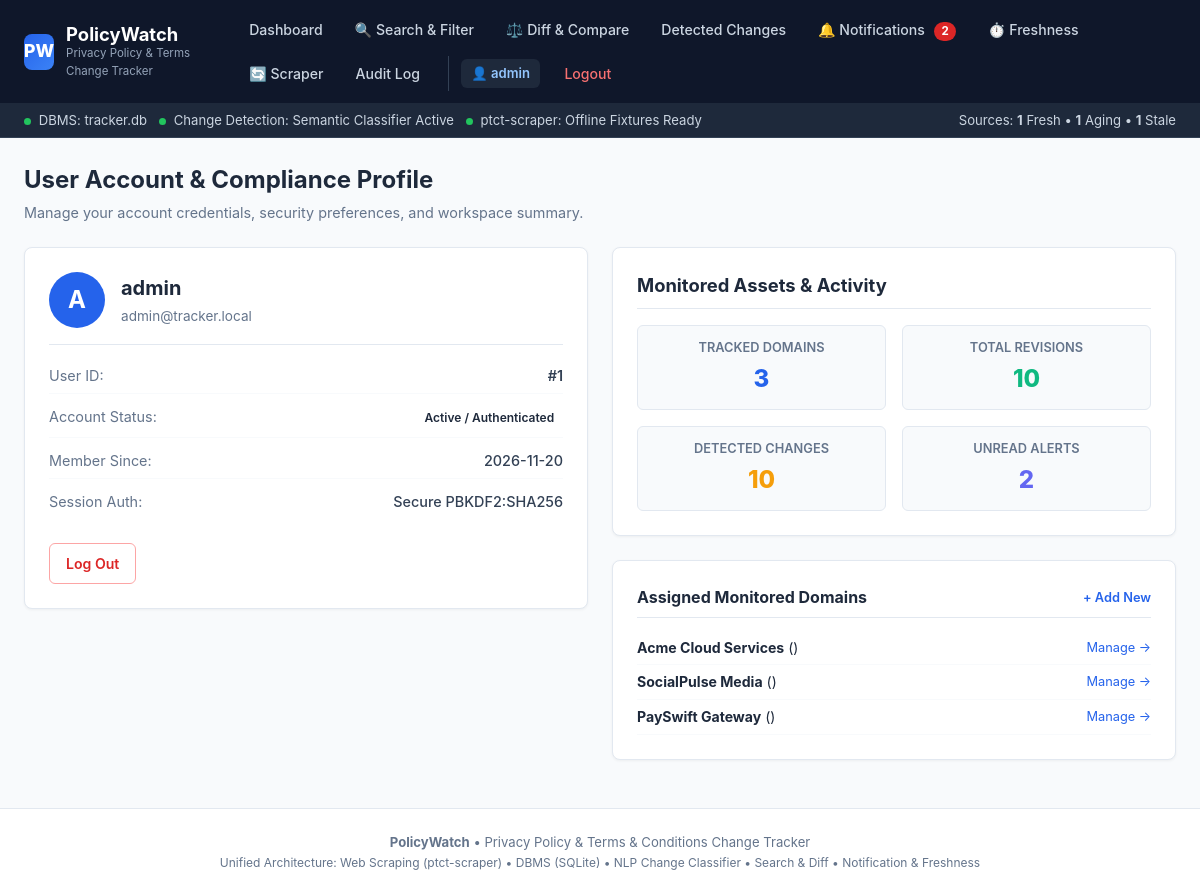
Screenshot of /profile (signed in) with the database file from the repository.
### tables this page shows
CREATE TABLE Users (
    user_id INTEGER PRIMARY KEY AUTOINCREMENT,
    username TEXT NOT NULL UNIQUE COLLATE NOCASE,
    email TEXT NOT NULL UNIQUE COLLATE NOCASE,
    password TEXT NOT NULL,
    created_at TIMESTAMP DEFAULT CURRENT_TIMESTAMP
);

CREATE TABLE Websites (
    website_id INTEGER PRIMARY KEY AUTOINCREMENT,
    user_id INTEGER NOT NULL,
    website_name TEXT NOT NULL,
    website_url TEXT NOT NULL,
    created_at TIMESTAMP DEFAULT CURRENT_TIMESTAMP,
    FOREIGN KEY (user_id) REFERENCES Users(user_id) ON DELETE CASCADE
);

### models/app.py (the view)
@app.route('/profile')
@login_required
def profile():
    user_id = session['user_id']
    user = db.get_user_by_id(user_id)
    stats = db.get_dashboard_stats(user_id)
    websites = db.get_websites_by_user(user_id)
    return render_template('profile.html', user=user, stats=stats, websites=websites)

### models/app.py (called while the page is built)
def login_required(view_func):
    @wraps(view_func)
    def wrapped_view(**kwargs):
        if 'user_id' not in session:
            flash("Please log in to access this page.", "error")
            return redirect(url_for('login', next=request.url))
        return view_func(**kwargs)
    return wrapped_view

@app.context_processor
def inject_global_data():
    user = None
    unread_count = 0
    freshness_summary = {'total': 0, 'fresh': 0, 'aging': 0, 'stale': 0, 'never_checked': 0}
    if 'user_id' in session:
        user = db.get_user_by_id(session['user_id'])
        if user:
            unread_count = db.get_unread_notifications_count(user['user_id'])
            freshness_summary = db.get_freshness_summary(user['user_id'])
    return {
        'current_user': user,
        'unread_notifications_count': unread_count,
        'freshness_summary': freshness_summary,
        'active_path': request.path
    }

### models/database.py (called while the page is built)
def get_db():
    if has_app_context():
        if 'db' not in g:
            g.db = sqlite3.connect(DATABASE_FILE)
            g.db.row_factory = sqlite3.Row
            g.db.execute("PRAGMA foreign_keys = ON;")
            ensure_schema_upgrades(g.db)
        return g.db
    else:
        conn = sqlite3.connect(DATABASE_FILE)
        conn.row_factory = sqlite3.Row
        conn.execute("PRAGMA foreign_keys = ON;")
        ensure_schema_upgrades(conn)
        return conn

def query_db(query, args=(), one=False):
    cur = get_db().execute(query, args)
    rv = cur.fetchall()
    cur.close()
    return (rv[0] if rv else None) if one else rv

def get_user_by_id(user_id):
    query = "SELECT * FROM Users WHERE user_id = ?;"
    return query_db(query, (user_id,), one=True)

def get_unread_notifications_count(user_id):
    query = """
        SELECT COUNT(*) AS cnt
        FROM m5_notifications n
        LEFT JOIN Websites w ON n.website_id = w.website_id
        WHERE (w.user_id = ? OR n.website_id IS NULL) AND n.is_read = 0;
    """
    row = query_db(query, (user_id,), one=True)
    return row['cnt'] if row else 0

def get_freshness_summary(user_id=None):
    all_fresh = get_all_source_freshness(user_id)
    summary = {'total': len(all_fresh), 'fresh': 0, 'aging': 0, 'stale': 0, 'never_checked': 0}
    for item in all_fresh:
        f = item.get('freshness', 'never_checked')
        summary[f] = summary.get(f, 0) + 1
    return summary

### templates/profile.html (shortened to what this page needs)
{% extends 'base.html' %}
{% block content %}
<div style="margin-bottom: 1.5rem;">
  <h2 style="margin: 0; font-size: 1.5rem; font-weight: 700; color: #1e293b;">
    User Account &amp; Compliance Profile
  </h2>
  <p style="margin: 0.25rem 0 0 0; color: #64748b; font-size: 0.9rem;">
    Manage your account credentials, security preferences, and workspace summary.
  </p>
</div>
<div style="display: grid; grid-template-columns: 1fr 1fr; gap: 1.5rem; align-items: start;">
  <div class="card">
    <div style="display: flex; align-items: center; gap: 1rem; margin-bottom: 1.25rem; border-bottom: 1px solid #e2e8f0; padding-bottom: 1rem;">
      <div style="width: 56px; height: 56px; border-radius: 50%; background: #2563eb; color: white; display: flex; align-items: center; justify-content: center; font-size: 1.5rem; font-weight: 700;">
        {{ user.username[:1] | upper }}
      </div>
      <div>
        <h3 style="margin: 0; font-size: 1.25rem; font-weight: 700; color: #1e293b;">
          {{ user.username }}
        </h3>
        <span style="font-size: 0.85rem; color: #64748b;">
          {{ user.email }}
        </span>
      </div>
    </div>
    <div style="display: flex; flex-direction: column; gap: 0.75rem; font-size: 0.9rem;">
      <div style="display: flex; justify-content: space-between; border-bottom: 1px solid #f8fafc; padding-bottom: 0.4rem;">
        <span style="color: #64748b;">User ID:</span>
        <span style="font-weight: 600; color: #334155;">#{{ user.user_id }}</span>
      </div>
      <div style="display: flex; justify-content: space-between; border-bottom: 1px solid #f8fafc; padding-bottom: 0.4rem;">
        <span style="color: #64748b;">Account Status:</span>
        <span class="badge badge-confirmed">Active / Authenticated</span>
      </div>
      <div style="display: flex; justify-content: space-between; border-bottom: 1px solid #f8fafc; padding-bottom: 0.4rem;">
        <span style="color: #64748b;">Member Since:</span>
        <span style="font-weight: 500; color: #334155;">{{ user.created_at[:10] if user.created_at else 'Active' }}</span>
      </div>
      <div style="display: flex; justify-content: space-between; padding-bottom: 0.4rem;">
        <span style="color: #64748b;">Session Auth:</span>
        <span style="font-weight: 500; color: #334155;">Secure PBKDF2:SHA256</span>
      </div>
    </div>
    <div style="margin-top: 1.5rem; display: flex; gap: 0.5rem;">
      <a href="{{ url_for('logout') }}" class="btn btn-outline" style="color: #dc2626; border-color: #fca5a5;">
        Log Out
      </a>
    </div>
  </div>
  <div>
    <div class="card" style="margin-bottom: 1.5rem;">
      <h3 style="margin-top: 0; font-size: 1.15rem; font-weight: 700; color: #1e293b; border-bottom: 1px solid #e2e8f0; padding-bottom: 0.5rem;">
        Monitored Assets &amp; Activity
      </h3>
      <div style="display: grid; grid-template-columns: 1fr 1fr; gap: 1rem; margin-top: 1rem;">
        <div style="background: #f8fafc; border: 1px solid #e2e8f0; border-radius: 6px; padding: 0.75rem; text-align: center;">
          <div style="font-size: 0.8rem; font-weight: 600; color: #64748b; text-transform: uppercase;">Tracked Domains</div>
          <div style="font-size: 1.5rem; font-weight: 800; color: #2563eb; margin-top: 0.25rem;">{{ stats.total_websites }}</div>
        </div>
        <div style="background: #f8fafc; border: 1px solid #e2e8f0; border-radius: 6px; padding: 0.75rem; text-align: center;">
          <div style="font-size: 0.8rem; font-weight: 600; color: #64748b; text-transform: uppercase;">Total Revisions</div>
          <div style="font-size: 1.5rem; font-weight: 800; color: #10b981; margin-top: 0.25rem;">{{ stats.total_policies + stats.total_terms }}</div>
        </div>
        <div style="background: #f8fafc; border: 1px solid #e2e8f0; border-radius: 6px; padding: 0.75rem; text-align: center;">
          <div style="font-size: 0.8rem; font-weight: 600; color: #64748b; text-transform: uppercase;">Detected Changes</div>
          <div style="font-size: 1.5rem; font-weight: 800; color: #f59e0b; margin-top: 0.25rem;">{{ stats.total_changes }}</div>
        </div>
        <div style="background: #f8fafc; border: 1px solid #e2e8f0; border-radius: 6px; padding: 0.75rem; text-align: center;">
          <div style="font-size: 0.8rem; font-weight: 600; color: #64748b; text-transform: uppercase;">Unread Alerts</div>
          <div style="font-size: 1.5rem; font-weight: 800; color: #6366f1; margin-top: 0.25rem;">{{ stats.unread_notifications }}</div>
        </div>
      </div>
    </div>
    <div class="card">
      <div style="display: flex; justify-content: space-between; align-items: center; border-bottom: 1px solid #e2e8f0; padding-bottom: 0.5rem; margin-bottom: 0.75rem;">
        <h4 style="margin: 0; font-size: 1rem; font-weight: 700; color: #1e293b;">
          Assigned Monitored Domains
        </h4>
        <a href="{{ url_for('add_website') }}" style="font-size: 0.8rem; color: #2563eb; text-decoration: none; font-weight: 600;">
          + Add New
        </a>
      </div>
      {% if websites %}
        <ul style="list-style: none; padding: 0; margin: 0;">
          {% for w in websites %}
            <li style="display: flex; justify-content: space-between; align-items: center; padding: 0.4rem 0; border-bottom: 1px solid #f8fafc; font-size: 0.88rem;">
              <span><strong>{{ w.website_name }}</strong> ({{ w.domain }})</span>
              <a href="{{ url_for('website_details', website_id=w.website_id) }}" style="color: #2563eb; text-decoration: none; font-size: 0.8rem;">
                Manage &rarr;
              </a>
            </li>
          {% endfor %}
        </ul>
      {% else %}
        <p style="font-size: 0.85rem; color: #64748b; margin: 0;">No websites tracked yet under this account.</p>
      {% endif %}
    </div>
  </div>
</div>
{% endblock %}

### templates/base.html (shortened to what this page needs)
<!DOCTYPE html>
<html lang="en">
<head>
</head>
<body>
  <header>
    <div class="header-container">
      <a href="{{ url_for('dashboard' if current_user else 'index') }}" class="brand-link">
        <div class="brand-logo">PW</div>
        <div>
          <div class="brand-title">PolicyWatch</div>
          <div class="brand-subtitle">Privacy Policy &amp; Terms Change Tracker</div>
        </div>
      </a>
      <nav class="nav-links">
        {% if current_user %}
          <a href="{{ url_for('dashboard') }}" class="nav-item {% if request.path == '/dashboard' %}active{% endif %}">
            Dashboard
          </a>
          <a href="{{ url_for('search') }}" class="nav-item {% if request.path == '/search' %}active{% endif %}">
            🔍 Search &amp; Filter
          </a>
          <a href="{{ url_for('compare_versions') }}" class="nav-item {% if '/compare' in request.path %}active{% endif %}">
            ⚖️ Diff &amp; Compare
          </a>
          <a href="{{ url_for('changes_list') }}" class="nav-item {% if request.path == '/changes' %}active{% endif %}">
            Detected Changes
          </a>
          <a href="{{ url_for('notifications_hub') }}" class="nav-item {% if request.path == '/notifications' %}active{% endif %}">
            🔔 Notifications
            {% if unread_notifications_count > 0 %}
              <span class="nav-badge">{{ unread_notifications_count }}</span>
            {% endif %}
          </a>
          <a href="{{ url_for('freshness_monitor') }}" class="nav-item {% if request.path == '/freshness' %}active{% endif %}">
            ⏱️ Freshness
          </a>
          <a href="{{ url_for('scraper_hub') }}" class="nav-item {% if request.path == '/scraper' %}active{% endif %}">
            🔄 Scraper
          </a>
          <a href="{{ url_for('all_history') }}" class="nav-item {% if request.path == '/history' %}active{% endif %}">
            Audit Log
          </a>
          <div class="nav-user">
            <a href="{{ url_for('profile') }}" class="user-tag" title="View Profile">
              👤 {{ current_user.username }}
            </a>
            <a href="{{ url_for('logout') }}" class="nav-item" style="color: #f87171;">Logout</a>
          </div>
        {% else %}
          <a href="{{ url_for('index') }}" class="nav-item {% if request.path == '/' %}active{% endif %}">Home</a>
          <a href="{{ url_for('login') }}" class="nav-item {% if request.path == '/login' %}active{% endif %}">Login</a>
          <a href="{{ url_for('register') }}" class="btn btn-primary btn-sm">Register</a>
        {% endif %}
      </nav>
    </div>
  </header>
  {% if current_user %}
  <div class="subnav">
    <div class="subnav-container">
      <div class="status-indicators">
        <span><span class="status-dot dot-green"></span> DBMS: <code>tracker.db</code></span>
        <span><span class="status-dot dot-green"></span> Change Detection: Semantic Classifier Active</span>
        <span><span class="status-dot dot-green"></span> ptct-scraper: Offline Fixtures Ready</span>
      </div>
      <div>
        <span>Sources: <strong>{{ freshness_summary.fresh }}</strong> Fresh &bull; <strong>{{ freshness_summary.aging }}</strong> Aging &bull; <strong>{{ freshness_summary.stale }}</strong> Stale</span>
      </div>
    </div>
  </div>
  {% endif %}
  <main>
    {% block content %}{% endblock %}
  </main>
  <footer>
    <div style="max-width: 1300px; margin: 0 auto; padding: 0 1.5rem;">
      <strong>PolicyWatch</strong> &bull; Privacy Policy &amp; Terms &amp; Conditions Change Tracker
      <br>
      <span style="font-size: 0.75rem; color: var(--text-muted);">
        Unified Architecture: Web Scraping (ptct-scraper) &bull; DBMS (SQLite) &bull; NLP Change Classifier &bull; Search &amp; Diff &bull; Notification &amp; Freshness
      </span>
    </div>
  </footer>
</body>
</html>

### templates/base.html (style rules this page uses)
:root { --primary: #2563eb; --primary-hover: #1d4ed8; --primary-light: #eff6ff; --secondary: #0f172a; --bg: #f8fafc; --card-bg: #ffffff; --border: #e2e8f0; --text: #1e293b; --text-muted: #64748b; --success: #16a34a; --success-bg: #f0fdf4; --warning: #d97706; --warning-bg: #fffbeb; --danger: #dc2626; --danger-bg: #fef2f2; --radius: 8px; }
* { box-sizing: border-box; margin: 0; padding: 0; font-family: -apple-system, BlinkMacSystemFont, "Segoe UI", Roboto, Helvetica, Arial, sans-serif; }
body { background-color: var(--bg); color: var(--text); line-height: 1.5; min-height: 100vh; display: flex; flex-direction: column; }
header { background: #0f172a; color: white; border-bottom: 1px solid #1e293b; position: sticky; top: 0; z-index: 100; }
.header-container { max-width: 1300px; margin: 0 auto; padding: 0.75rem 1.5rem; display: flex; justify-content: space-between; align-items: center; gap: 1rem; }
.brand-link { display: flex; align-items: center; gap: 0.75rem; text-decoration: none; color: white; }
.brand-logo { background: linear-gradient(135deg, #2563eb, #3b82f6); width: 36px; height: 36px; border-radius: 8px; display: flex; align-items: center; justify-content: center; font-weight: 800; font-size: 1.1rem; color: white; }
.brand-title { font-size: 1.15rem; font-weight: 700; line-height: 1.2; }
.brand-subtitle { font-size: 0.72rem; color: #94a3b8; }
.nav-links { display: flex; align-items: center; gap: 0.5rem; flex-wrap: wrap; }
.nav-item { color: #cbd5e1; text-decoration: none; font-size: 0.88rem; font-weight: 500; padding: 0.45rem 0.75rem; border-radius: 6px; transition: all 0.15s; }
.nav-badge { background: #dc2626; color: white; font-size: 0.72rem; font-weight: 700; padding: 0.15rem 0.45rem; border-radius: 9999px; margin-left: 0.35rem; }
.nav-user { display: flex; align-items: center; gap: 0.75rem; margin-left: 0.5rem; padding-left: 0.75rem; border-left: 1px solid #334155; }
.user-tag { background: #1e293b; color: #93c5fd; font-size: 0.82rem; font-weight: 600; padding: 0.3rem 0.65rem; border-radius: 6px; text-decoration: none; }
.subnav { background: #1e293b; color: #cbd5e1; border-bottom: 1px solid #334155; font-size: 0.82rem; }
.subnav-container { max-width: 1300px; margin: 0 auto; padding: 0.4rem 1.5rem; display: flex; justify-content: space-between; align-items: center; flex-wrap: wrap; gap: 0.5rem; }
.status-indicators { display: flex; gap: 0.75rem; align-items: center; }
.status-dot { width: 7px; height: 7px; border-radius: 50%; display: inline-block; margin-right: 0.25rem; }
.dot-green { background: #22c55e; }
main { flex: 1; max-width: 1300px; width: 100%; margin: 1.5rem auto; padding: 0 1.5rem; }
.card { background: var(--card-bg); border: 1px solid var(--border); border-radius: var(--radius); padding: 1.5rem; margin-bottom: 1.5rem; box-shadow: 0 1px 3px rgba(0,0,0,0.05); }
.btn { display: inline-flex; align-items: center; justify-content: center; gap: 0.4rem; padding: 0.55rem 1rem; font-size: 0.88rem; font-weight: 600; border-radius: 6px; text-decoration: none; border: 1px solid transparent; cursor: pointer; transition: all 0.15s; }
.btn-outline { background: white; color: var(--text); border-color: var(--border); }
.badge { display: inline-flex; align-items: center; gap: 0.3rem; padding: 0.2rem 0.55rem; border-radius: 4px; font-size: 0.75rem; font-weight: 600; text-transform: capitalize; }
footer { background: white; border-top: 1px solid var(--border); padding: 1.5rem 0; margin-top: auto; text-align: center; font-size: 0.82rem; color: var(--text-muted); }

### rows the page displays
Users: username "admin", username "A", email "admin@tracker.local", user_id "1", created_at "2026-11-20"
Websites: website_name "Acme Cloud Services"
Websites: website_name "SocialPulse Media"
Websites: website_name "PaySwift Gateway"

### other values shown
{{ unread_notifications_count }} "2"
{{ freshness_summary.fresh }} "1"
{{ freshness_summary.aging }} "1"
{{ freshness_summary.stale }} "1"
{{ stats.total_websites }} "3"
{{ stats.total_policies + stats.total_terms }} "10"
{{ stats.total_changes }} "10"
{{ stats.unread_notifications }} "2"
